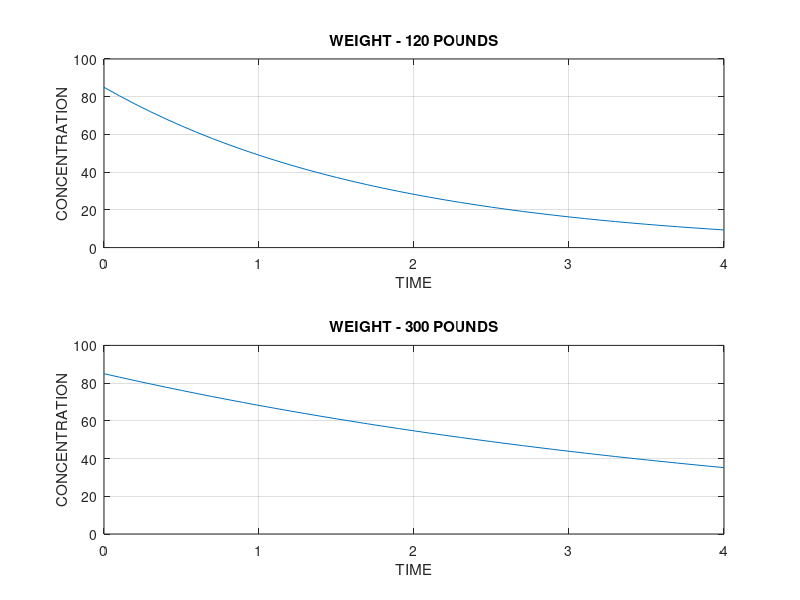

MATLAB code for this plot:
%191220
clc
clear
close all;
C0 = 85;
m1= 120*0.4536;
t = 0:0.1:4;
C1 = C0*exp(-30*t/m1);
subplot(2, 1, 1);
plot(t, C1);
ylim([0 100]);
xlabel('TIME');
ylabel('CONCENTRATION');
title('WEIGHT - 120 POUNDS');
grid on;

m2=300*0.4536;
C2 = C0*exp(-30*t/m2);
subplot(2, 1, 2);
plot(t, C2);
ylim([0 100]);
xlabel('TIME');
ylabel('CONCENTRATION');
title('WEIGHT - 300 POUNDS');
grid on;

